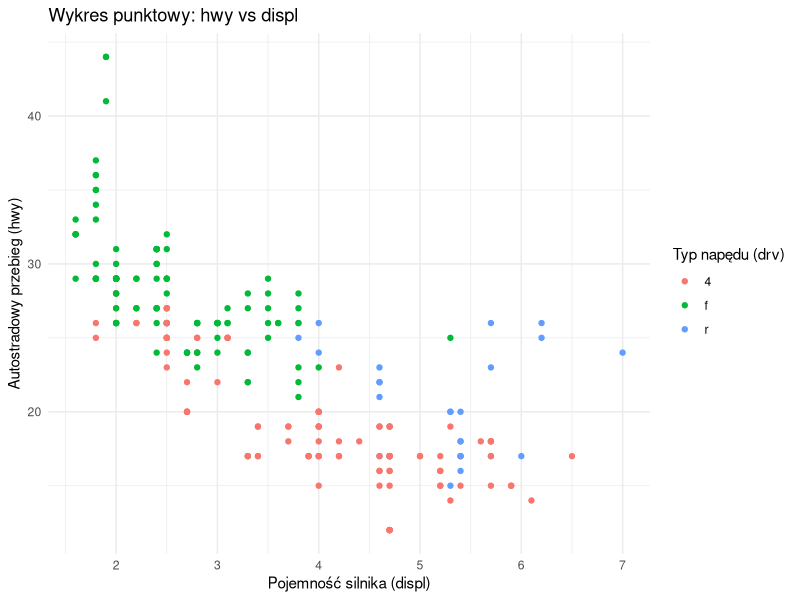

Reproduce this figure in R.
## ---- chunk 1
knitr::opts_chunk$set(echo = TRUE)
options(repos = c(CRAN = "https://cran.rstudio.com"))
## ---- chunk 2
install.packages("tidyverse")
library(tidyverse)
ggplot(mpg, aes(x = displ, y = hwy, color = drv)) +
  geom_point() +
  labs(title = "Wykres punktowy: hwy vs displ",
       x = "Pojemność silnika (displ)",
       y = "Autostradowy przebieg (hwy)",
       color = "Typ napędu (drv)") +
  theme_minimal()
